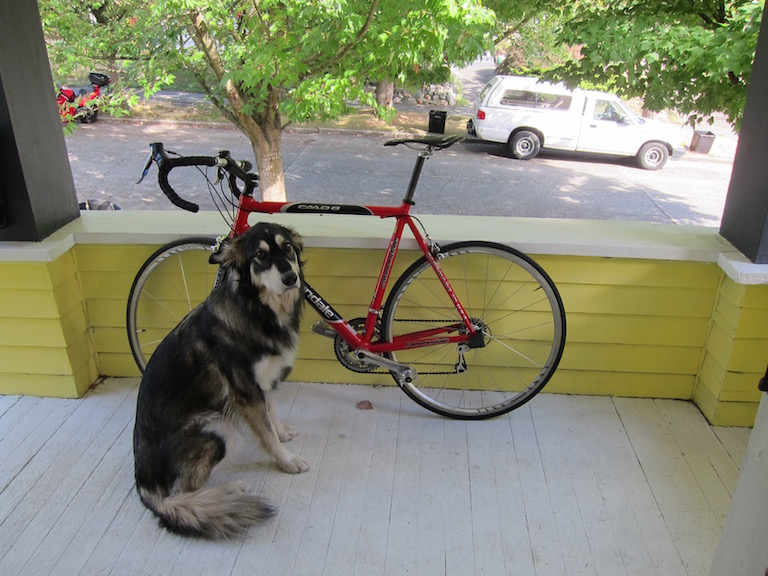
#> input picture images/dog.jpg, 768 x 576 px, found by its file name
$ python '13 图像几何形状绘制.py'
#> lines starting #> are read from the running program, lines starting #| are printed output that depends on the picture
import cv2 as cv
import numpy as np

def draw_demo():
    image = cv.imread("D:/Python/images/dog.jpg")
#> image is the input picture: shape (576, 768, 3); mean B, G, R 114.1, 135.7, 134.4
    # 绘制长方形
    cv.rectangle(image,(200,300),(400,500),(0,0,255),3,2,0)
    # 绘制⚪
    cv.circle(image,(250,250),50,(0,255,0),-1)
    # 绘制线
    cv.line(image,(200,300),(400,500),(255,0,0),4)
    # 绘制字体
    cv.putText(image,"dog and ",(200,200),cv.FONT_HERSHEY_DUPLEX,1.0,(0,255,255),2,8)
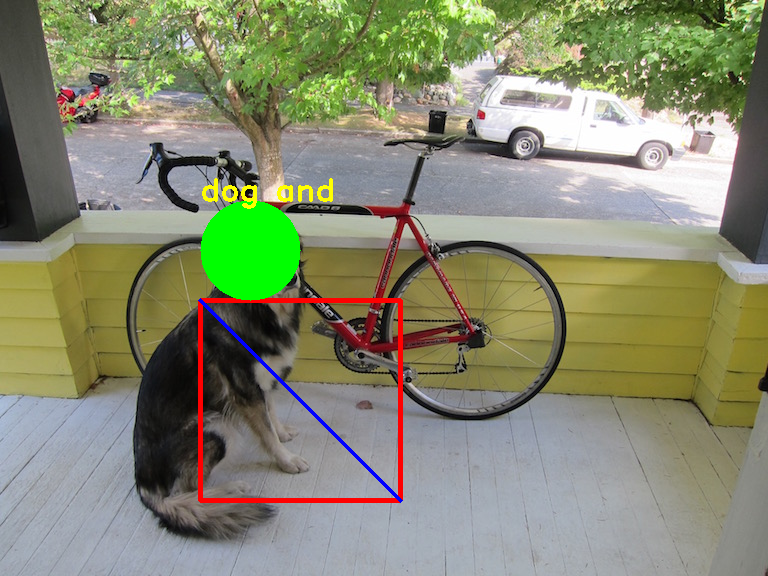
#> image: shape (576, 768, 3); mean B, G, R 112.1, 138.1, 134.4
    cv.imshow("dog",image)
    c = cv.waitKey(0)
#> (key Esc is pressed here)
    if c == 27:
        return 0
    cv.destroyAllWindows()

if __name__=='__main__':
    draw_demo()

$ run again, with images/age_gender.jpg copied over images/dog.jpg
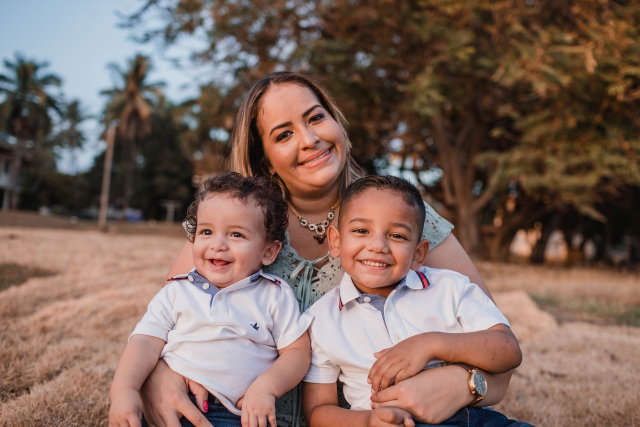
#> input picture images/age_gender.jpg, 1280 x 853 px, found by its file name (shown at 1/2 size)
#> in draw_demo, image is the input picture: shape (853, 1280, 3); mean B, G, R 93.3, 102.7, 126.4
#> in draw_demo, `cv.putText(image,"dog and ",(200,200),cv.FONT_HERSHEY_DUPLEX,1.0,(0,25..`:
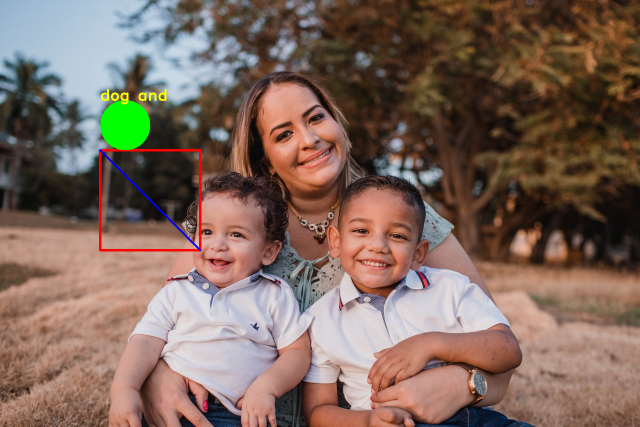
#> image: shape (853, 1280, 3) (shown at 1/2 size); mean B, G, R 92.7, 103.8, 126.4
